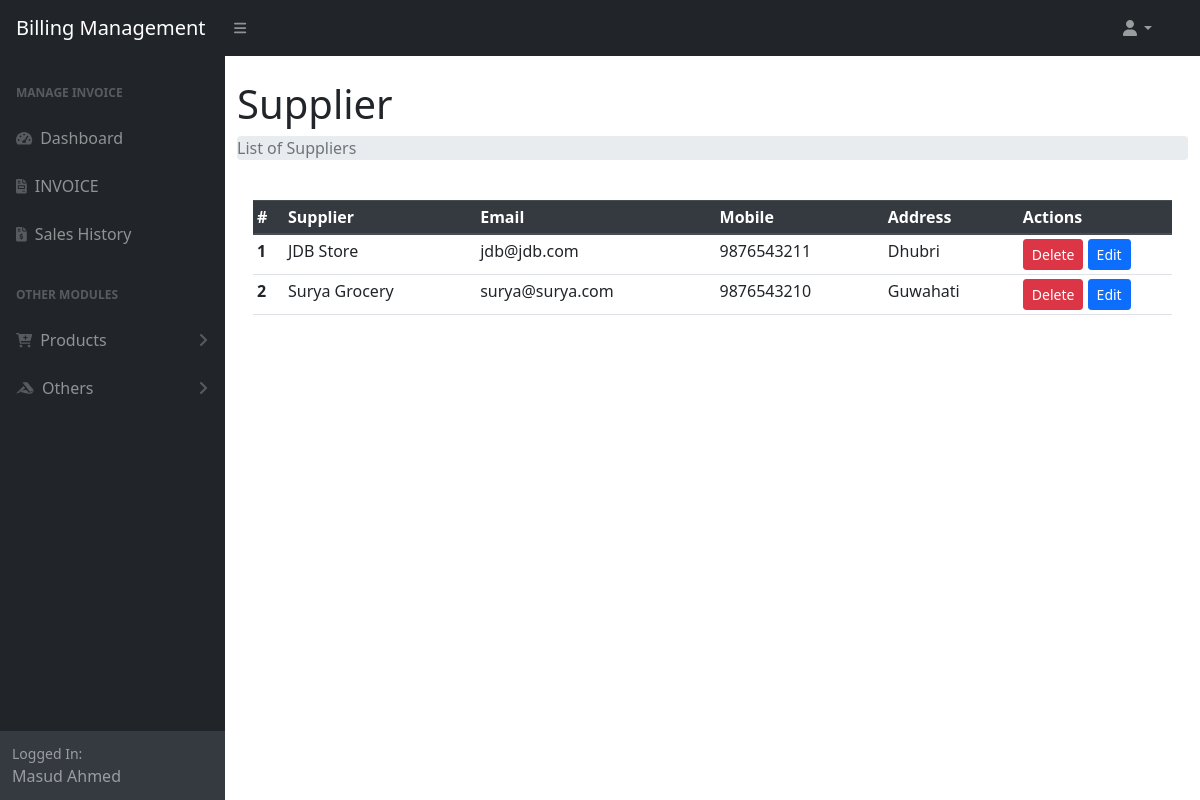
Screenshot of /list_suppliers.php (signed in) with the database file from the repository.
### tables this page shows
CREATE TABLE `user` (
  `id` int(11) NOT NULL,
  `name` varchar(50) NOT NULL,
  `mobile` varchar(10) NOT NULL,
  `email` varchar(100) DEFAULT NULL
);

CREATE TABLE `supplier` (
  `id` int(11) NOT NULL,
  `user_id` int(11) NOT NULL,
  `address` text NOT NULL
);

### list_suppliers.php (the view, shortened to what this page needs)
<?php require_once 'menu/header.php' ?>
<div class="container-fluid">
    <h1 class="mt-4">Supplier</h1>
    <ol class="breadcrumb mb-4">
        <li class="breadcrumb-item active">List of Suppliers</li>
    </ol>
    <div class="card-body">
        <table id="datatablesSimple" class="table table-sm">
            <thead class="thead-dark">
                <tr>
                    <th scope="col">#</th>
                    <th scope="col">Supplier</th>
                    <th scope="col">Email</th>
                    <th scope="col">Mobile</th>
                    <th scope="col">Address</th>
                    <th class="col-2" scope="col">Actions</th>
                </tr>
            </thead>
            <tbody>
                <?php
                $sql = "SELECT * FROM `user` JOIN `supplier` WHERE `user`.`id`=`supplier`.`user_id` ORDER BY `name`";
                $res = mysqli_query($conn, $sql);
                if ($res) {
                    if (mysqli_num_rows($res) > 0) {
                        $sl = 0;
                        while ($data = mysqli_fetch_assoc($res)) {
                            ++$sl;
                            $user_id = $data['user_id'];
                ?>
                            <tr>
                                <th scope="row"><?= $sl ?></th>
                                <td><?= $data['name'] ?></td>
                                <td><?= $data['email'] ?></td>
                                <td><?= $data['mobile'] ?></td>
                                <td><?= $data['address'] ?></td>
                                <td>
                                    <a href="#del_<?= $user_id ?>" class="btn btn-danger btn-sm" data-toggle="modal">Delete</a>
                                    <a href="update_supplier.php?user_id=<?= $user_id ?>" class="btn btn-sm btn-primary">Edit</a>
                                </td>
                            </tr>
                <?php
                        }
                    } else {
                        $_SESSION['msg'] = "No data found";
                    }
                } else {
                    $_SESSION['msg'] = mysqli_error($conn);
                }
                ?>
            </tbody>
        </table>
    </div>
</div>
<?php require_once 'menu/footer.php' ?>

### menu/header.php (shortened to what this page needs)
<?php
require_once "lib/db.php";
?>
<!DOCTYPE html>
<html lang="en">
<head>
    <link rel="stylesheet" href="assets/css/bootstrap.min.css">
    <link href="assets/css/styles.css" rel="stylesheet" />
</head>
<body class="sb-nav-fixed">
    <nav class="sb-topnav navbar navbar-expand navbar-dark bg-dark">
        <a class="navbar-brand ps-3" href="index.php">Billing Management</a>
        <button class="btn btn-link btn-sm order-1 order-lg-0 me-4 me-lg-0" id="sidebarToggle" href="#!"><i class="fas fa-bars"></i></button>
        <ul class="navbar-nav ms-auto ms-md-0 me-3 me-lg-4">
            <li class="nav-item dropdown">
                <a class="nav-link dropdown-toggle" id="navbarDropdown" href="#" role="button" data-bs-toggle="dropdown" aria-expanded="false"><i class="fas fa-user fa-fw"></i></a>
            </li>
        </ul>
    </nav>
    <div id="layoutSidenav">
        <div id="layoutSidenav_nav">
            <nav class="sb-sidenav accordion sb-sidenav-dark" id="sidenavAccordion">
                <div class="sb-sidenav-menu">
                    <div class="nav">
                        <div class="sb-sidenav-menu-heading">Manage Invoice</div>
                        <a class="nav-link" href="index.php">
                            <div class="sb-nav-link-icon"><i class="fas fa-tachometer-alt"></i></div>
                            Dashboard
                        </a>
                        <a class="nav-link" href="generate_bills.php">
                            <div class="sb-nav-link-icon"><i class="fas fa-file-invoice"></i></div>
                            INVOICE
                        </a>
                        <a class="nav-link" href="sales_history.php">
                            <div class="sb-nav-link-icon"><i class="fas fa-file-invoice-dollar"></i></i></div>
                            Sales History
                        </a>
                        <div class="sb-sidenav-menu-heading">Other Modules</div>
                        <a class="nav-link collapsed" href="#" data-bs-toggle="collapse" data-bs-target="#collapseLayouts" aria-expanded="false" aria-controls="collapseLayouts">
                            <div class="sb-nav-link-icon"><i class="fas fa-cart-plus"></i></div>
                            Products
                            <div class="sb-sidenav-collapse-arrow"><i class="fas fa-angle-down"></i></div>
                        </a>
                        <a class="nav-link collapsed" href="#" data-bs-toggle="collapse" data-bs-target="#collapsePages" aria-expanded="false" aria-controls="collapsePages">
                            <div class="sb-nav-link-icon"><i class="fab fa-accusoft"></i></div>
                            Others
                            <div class="sb-sidenav-collapse-arrow"><i class="fas fa-angle-down"></i></div>
                        </a>
                    </div>
                </div>
                <div class="sb-sidenav-footer">
                    <div class="small">Logged In:</div>
                    <?php
                    if (isset($_SESSION['user'])) {
                        $id = $_SESSION['user']['user_id'];
                        $data = mysqli_fetch_assoc(mysqli_query($conn, "SELECT * FROM `user` WHERE `id`='$id'"));
                        echo $data['name'];
                    }
                    ?>
                </div>
            </nav>
        </div>
        <div id="layoutSidenav_content">
            <main>

### rows the page displays
user: name "Masud Ahmed"
supplier: user.name "JDB Store", user.email "jdb@jdb.com", user.mobile "9876543211", address "Dhubri"
supplier: user.name "Surya Grocery", user.email "surya@surya.com", user.mobile "9876543210", address "Guwahati"
